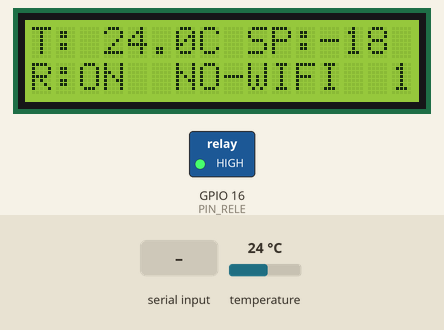
Recording of a sketch running on a simulated ESP32. Shown: 16×2 character LCD, switched loads named in the sketch (green lamp = pin HIGH). Inputs (shaded band) come from the test bench; at power-on: temperature 24 °C. WiFi joins after 1.5 s; servers stay silent unless stated; the local clock reads 2024-03-15 10:24:30 at power-on unless the sketch sets it; no MQTT or app messages arrive unless stated; what the sketch prints to the serial monitor is not drawn.

Above: at 1.2 s.
1.3 s: "1\n" received over Serial
At 2.9 s:
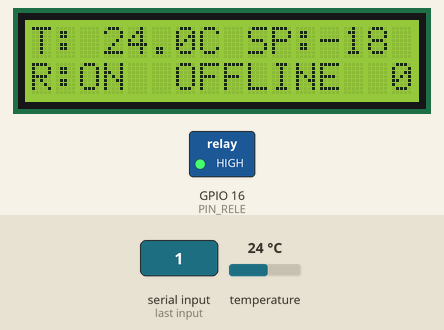
4.6 s: temperature set to 12 °C
At 13.3 s:
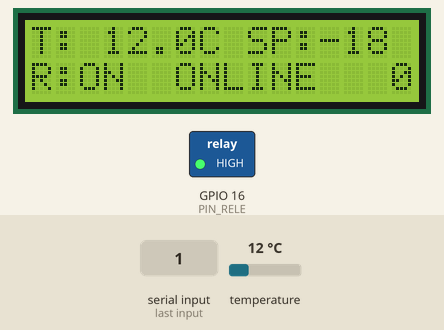
13.6 s: temperature set to 19 °C
At 23.6 s:
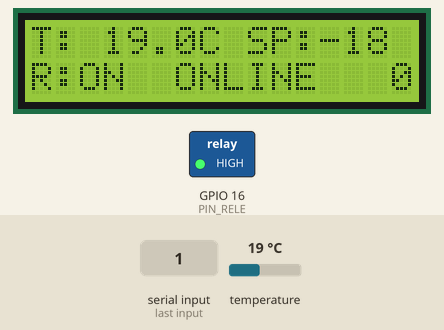
25.1 s: temperature set to 28 °C
At 32.7 s:
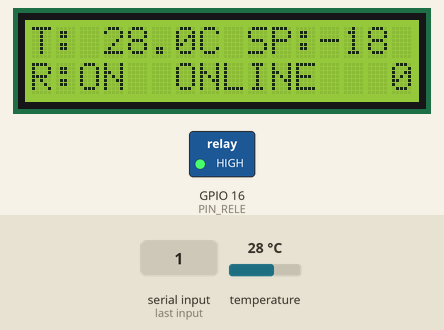
Timing chart, 0 to 34.2 s (numbered marks = the images above; inputs shaded):
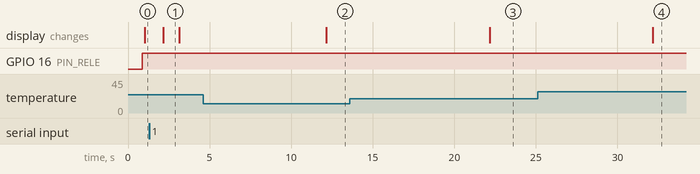

Measured:
- after the input at 1.3 s, the display: changes after 0.85 s (image 1)
- after the input at 4.6 s, the display: changes after 7.6 s (image 2)
- after the input at 13.6 s, the display: changes after 8.6 s (image 3)
- after the input at 25.1 s, the display: changes after 7.1 s (image 4)
- what the display in image 1 shows lasts 0.9 s, from 2.2 s to 3.1 s

The sketch:

sketch.ino
```cpp
/*
  Sistema IoT de monitoreo y control termico para cadena de frio
  ---------------------------------------------------------------
  Un unico ESP32 (Wokwi) que cumple los dos roles del diseno original:
    - Nodo sensor:   lee el DS18B20 y publica por MQTT
    - Nodo actuador: controla el rele y muestra el estado en el LCD
  El "broker" ya no es un ESP32: lo cumple AWS IoT Core.

  Flujo:
    DS18B20 -> ESP32 --MQTT/TLS (8883)--> AWS IoT Core --Regla--> DynamoDB
                     <--MQTT/TLS-- comandos (topic .../cmd)

  Topics (THING_NAME = congelador-01):
    congelador/<thing>/telemetria   (publica)   lecturas
    congelador/<thing>/estado       (publica)   online/offline + configuracion
    congelador/<thing>/cmd          (suscrito)  comandos JSON

  Comandos (tambien se pueden escribir por el Monitor Serial):
    {"setpoint": -20}
    {"modo": "auto"}   |  {"modo": "forzar_on"}  |  {"modo": "forzar_off"}
    {"intervalo": 15}   (segundos entre lecturas, 2 a 300)
*/

#include <WiFi.h>
#include <WiFiClientSecure.h>
#include <PubSubClient.h>
#include <ArduinoJson.h>
#include <OneWire.h>
#include <DallasTemperature.h>
#include <Wire.h>
#include <LiquidCrystal_I2C.h>
#include <time.h>
#include "secrets.h"

// ---------------- Pines ----------------
const uint8_t PIN_SENSOR = 4;
const uint8_t PIN_RELE   = 16;
const uint8_t PIN_SDA    = 21;
const uint8_t PIN_SCL    = 22;
const bool RELE_ACTIVO_ALTO = true;   // si tu modulo real es activo en bajo, cambiar a false

// ---------------- Parametros de control ----------------
float    setpoint    = -18.0;         // temperatura objetivo (C)
const float HISTERESIS = 1.0;         // evita encender/apagar el compresor todo el rato
uint32_t intervaloMs = 10000;         // intervalo base entre lecturas

enum Modo { AUTO, FORZAR_ON, FORZAR_OFF };
Modo modo = AUTO;

// ---------------- Objetos ----------------
OneWire oneWire(PIN_SENSOR);
DallasTemperature sensores(&oneWire);
LiquidCrystal_I2C lcd(0x27, 16, 2);
WiFiClientSecure red;
PubSubClient mqtt(red);

char topicTelemetria[64], topicEstado[64], topicCmd[64];

// ---------------- Estado ----------------
bool     releOn = false;
float    ultimaTemp = NAN;
bool     ultimoSensorOk = false;
uint32_t seq = 0;                     // numero de secuencia: si falta alguno, se perdieron datos
uint32_t perdidas = 0;                // lecturas descartadas por buffer lleno
uint32_t ultimaLectura = 0, intervaloActual = 0, ultimaPantalla = 0;
uint32_t ultimoIntentoMqtt = 0, esperaMqtt = 0;
bool     ntpIniciado = false;
const char* estadoRed = "NO-WIFI";
const time_t EPOCH_VALIDO = 1700000000;   // si la hora es menor, el NTP aun no sincroniza

// ---------------- Buffer circular (almacenamiento temporal sin conexion) ----------------
struct Lectura {
  uint32_t up;        // segundos desde el arranque en que se tomo la lectura
  float    temp;
  float    sp;
  bool     rele;
  bool     sensorOk;
  uint32_t seq;
};
const uint8_t BUF_MAX = 60;
Lectura  buf[BUF_MAX];
uint8_t  bufInicio = 0, bufCantidad = 0;

void bufAgregar(const Lectura& l) {
  if (bufCantidad == BUF_MAX) {       // lleno: se descarta la mas antigua
    bufInicio = (bufInicio + 1) % BUF_MAX;
    bufCantidad--;
    perdidas++;
  }
  buf[(bufInicio + bufCantidad) % BUF_MAX] = l;
  bufCantidad++;
}

// ============================================================
//  MQTT
// ============================================================
void publicarEstado(const char* estado) {
  JsonDocument doc;
  doc["estado"] = estado;
  doc["setpoint"] = setpoint;
  doc["modo"] = (modo == AUTO) ? "auto" : (modo == FORZAR_ON ? "forzar_on" : "forzar_off");
  doc["intervalo"] = intervaloMs / 1000;
  doc["perdidas"] = perdidas;
  char out[200];
  serializeJson(doc, out, sizeof(out));
  mqtt.publish(topicEstado, out);
}

bool publicarLectura(const Lectura& l) {
  time_t ahora = time(nullptr);
  if (ahora < EPOCH_VALIDO) return false;
  // La hora real se calcula al enviar: asi una lectura guardada offline
  // llega a DynamoDB con la hora en que realmente se midio.
  uint32_t ts = (uint32_t)ahora - (millis() / 1000 - l.up);

  JsonDocument doc;
  doc["deviceId"] = THING_NAME;
  doc["ts"] = ts;
  doc["seq"] = l.seq;
  doc["sensorOk"] = l.sensorOk;
  if (l.sensorOk) doc["temp"] = roundf(l.temp * 100) / 100;
  doc["setpoint"] = l.sp;
  doc["rele"] = l.rele;
  doc["rssi"] = WiFi.RSSI();

  char out[256];
  size_t n = serializeJson(doc, out, sizeof(out));
  if (n == 0) return false;
  return mqtt.publish(topicTelemetria, out);
}

void vaciarBuffer() {
  if (!mqtt.connected()) return;
  uint8_t enviados = 0;
  while (bufCantidad > 0 && enviados < 5) {      // de a poco para no bloquear el control
    if (!publicarLectura(buf[bufInicio])) break;
    bufInicio = (bufInicio + 1) % BUF_MAX;
    bufCantidad--;
    enviados++;
  }
}

void procesarComando(JsonDocument& doc) {
  if (doc["setpoint"].is<float>()) {
    float v = doc["setpoint"];
    if (v >= -40 && v <= 10) { setpoint = v; Serial.printf("CMD: setpoint = %.1f\n", v); }
    else Serial.println("CMD rechazado: setpoint fuera de rango (-40 a 10)");
  }
  if (doc["modo"].is<const char*>()) {
    const char* m = doc["modo"];
    if (strcmp(m, "auto") == 0)           modo = AUTO;
    else if (strcmp(m, "forzar_on") == 0) modo = FORZAR_ON;
    else if (strcmp(m, "forzar_off") == 0) modo = FORZAR_OFF;
    else Serial.println("CMD rechazado: modo desconocido");
    Serial.printf("CMD: modo = %s\n", m);
  }
  if (doc["intervalo"].is<int>()) {
    int s = doc["intervalo"];
    if (s >= 2 && s <= 300) { intervaloMs = s * 1000UL; Serial.printf("CMD: intervalo = %d s\n", s); }
    else Serial.println("CMD rechazado: intervalo fuera de rango (2 a 300)");
  }
  intervaloActual = 0;                 // mide ya, para que el cambio se vea de inmediato
  if (mqtt.connected()) publicarEstado("online");   // confirmacion (ack) del comando
}

void onMensaje(char* topic, byte* payload, unsigned int len) {
  JsonDocument doc;
  DeserializationError e = deserializeJson(doc, payload, len);
  if (e) { Serial.printf("MQTT: JSON invalido (%s)\n", e.c_str()); return; }
  Serial.printf("MQTT <- %s\n", topic);
  procesarComando(doc);
}

bool conectarMqtt() {
  Serial.print("MQTT: conectando a AWS IoT... ");
  // Last Will: si el ESP32 se cae sin avisar, AWS publica "offline" por nosotros
  if (mqtt.connect(THING_NAME, NULL, NULL, topicEstado, 1, false, "{\"estado\":\"offline\"}")) {
    Serial.println("OK");
    mqtt.subscribe(topicCmd, 1);
    publicarEstado("online");
    esperaMqtt = 0;
    return true;
  }
  Serial.printf("fallo (rc=%d)\n", mqtt.state());
  esperaMqtt = (esperaMqtt == 0) ? 2000 : min<uint32_t>(esperaMqtt * 2, 60000);  // backoff exponencial
  return false;
}

// Reconexion automatica, sin bloquear el control del rele
void gestionarRed() {
  if (WiFi.status() != WL_CONNECTED) { estadoRed = "NO-WIFI"; return; }  // el driver reintenta solo
  if (!ntpIniciado) {
    configTime(0, 0, "pool.ntp.org", "time.google.com");   // TLS necesita hora valida
    ntpIniciado = true;
  }
  if (time(nullptr) < EPOCH_VALIDO) { estadoRed = "SIN-HORA"; return; }
  if (mqtt.connected()) { estadoRed = "ONLINE"; return; }
  estadoRed = "OFFLINE";
  if (millis() - ultimoIntentoMqtt >= esperaMqtt) {
    ultimoIntentoMqtt = millis();
    conectarMqtt();
  }
}

// ============================================================
//  Control y sensor
// ============================================================
void controlarRele(float t, bool sensorOk) {
  bool destino = releOn;
  if (!sensorOk)                destino = true;    // falla de sensor: modo seguro, sigue enfriando
  else if (modo == FORZAR_ON)   destino = true;
  else if (modo == FORZAR_OFF)  destino = false;
  else {                                           // AUTO con histeresis
    if (t >= setpoint + HISTERESIS)      destino = true;
    else if (t <= setpoint - HISTERESIS) destino = false;
  }
  releOn = destino;
  bool nivel = RELE_ACTIVO_ALTO ? releOn : !releOn;
  digitalWrite(PIN_RELE, nivel ? HIGH : LOW);
}

uint32_t calcularIntervalo(bool ok, float t) {
  // Muy por debajo del setpoint y estable: se mide menos para ahorrar energia.
  if (ok && t <= setpoint - HISTERESIS - 2) return intervaloMs * 3;
  return intervaloMs;
}

void medir() {
  sensores.requestTemperatures();
  float t = sensores.getTempCByIndex(0);
  bool ok = (t != DEVICE_DISCONNECTED_C) && t > -55 && t < 125;

  controlarRele(t, ok);
  ultimaTemp = ok ? t : NAN;
  ultimoSensorOk = ok;

  Lectura l = { millis() / 1000, ok ? t : NAN, setpoint, releOn, ok, ++seq };
  Serial.printf("[#%lu] T=%.2f C | SP=%.1f | RELE=%s | RED=%s | BUF=%u\n",
                (unsigned long)l.seq, ok ? t : NAN, setpoint, releOn ? "ON" : "OFF",
                estadoRed, bufCantidad);

  // Si hay datos pendientes se encola igual, para mantener el orden
  if (mqtt.connected() && bufCantidad == 0) {
    if (!publicarLectura(l)) bufAgregar(l);
  } else {
    bufAgregar(l);
  }
  intervaloActual = calcularIntervalo(ok, t);
}

void actualizarPantalla() {
  char l1[17], l2[17];
  if (ultimoSensorOk) snprintf(l1, sizeof(l1), "T:%5.1fC SP:%3.0f ", ultimaTemp, setpoint);
  else                snprintf(l1, sizeof(l1), "SENSOR FALLA!   ");
  snprintf(l2, sizeof(l2), "R:%-3s %-7s %2u", releOn ? "ON" : "OFF", estadoRed, bufCantidad);
  lcd.setCursor(0, 0); lcd.print(l1);
  lcd.setCursor(0, 1); lcd.print(l2);
}

// Comandos por Serial: el mismo JSON que por MQTT
void leerSerial() {
  static String linea;
  while (Serial.available()) {
    char c = Serial.read();
    if (c == '\n' || c == '\r') {
      if (linea.length()) {
        JsonDocument doc;
        if (!deserializeJson(doc, linea)) procesarComando(doc);
        else Serial.println("Serial: JSON invalido");
        linea = "";
      }
    } else if (linea.length() < 120) {
      linea += c;
    }
  }
}

// ============================================================
void setup() {
  Serial.begin(115200);
  setCpuFrequencyMhz(80);              // ahorro de energia: 80 MHz alcanza para WiFi + control

  pinMode(PIN_RELE, OUTPUT);
  Wire.begin(PIN_SDA, PIN_SCL);
  lcd.init();
  lcd.backlight();
  lcd.setCursor(0, 0); lcd.print("Iniciando...    ");
  sensores.begin();

  snprintf(topicTelemetria, sizeof(topicTelemetria), "congelador/%s/telemetria", THING_NAME);
  snprintf(topicEstado,     sizeof(topicEstado),     "congelador/%s/estado",     THING_NAME);
  snprintf(topicCmd,        sizeof(topicCmd),        "congelador/%s/cmd",        THING_NAME);

  WiFi.mode(WIFI_STA);
  WiFi.setSleep(true);                 // modem sleep: la radio duerme entre balizas
  WiFi.setAutoReconnect(true);
  WiFi.begin(WIFI_SSID, WIFI_PASS, WIFI_CANAL);

  // TLS con autenticacion mutua (el servidor y el dispositivo se validan entre si)
  red.setCACert(AWS_CERT_CA);
  red.setCertificate(AWS_CERT_CRT);
  red.setPrivateKey(AWS_CERT_PRIVATE);
  mqtt.setServer(AWS_IOT_ENDPOINT, 8883);
  mqtt.setCallback(onMensaje);
  mqtt.setBufferSize(512);
  mqtt.setKeepAlive(30);
  mqtt.setSocketTimeout(5);

  Serial.println("Sistema listo. Esperando WiFi...");
}

void loop() {
  gestionarRed();
  if (mqtt.connected()) mqtt.loop();
  leerSerial();

  uint32_t ahora = millis();
  if (ahora - ultimaLectura >= intervaloActual) {
    ultimaLectura = ahora;
    medir();
  }
  vaciarBuffer();

  if (ahora - ultimaPantalla >= 1000) {
    ultimaPantalla = ahora;
    actualizarPantalla();
  }
}
```

secrets.example.h
```cpp
#pragma once
// ============================================================
// secrets.example.h  -  PLANTILLA (sin credenciales reales)
// Copiar como secrets.h y rellenar. El secrets.h real NUNCA se sube a GitHub.
// En el repositorio subir una copia con los valores de ejemplo
// (secrets.example.h) y sin la clave privada real.
// ============================================================

// WiFi simulado de Wokwi (no lleva contrasena). El canal 6 acelera la conexion.
#define WIFI_SSID  "Wokwi-GUEST"
#define WIFI_PASS  ""
#define WIFI_CANAL 6

// Nombre del Thing creado en AWS IoT Core (tambien se usa como Client ID y deviceId)
#define THING_NAME "congelador-01"

// AWS IoT Core > Configuracion > Punto de enlace de datos del dispositivo
#define AWS_IOT_ENDPOINT "REEMPLAZAR-ats.iot.us-east-1.amazonaws.com"

// 1) Certificado raiz: Amazon Root CA 1 (https://www.amazontrust.com/repository/AmazonRootCA1.pem)
static const char AWS_CERT_CA[] PROGMEM = R"EOF(
-----BEGIN CERTIFICATE-----
PEGAR_AQUI_EL_CONTENIDO_DE_AmazonRootCA1.pem
-----END CERTIFICATE-----
)EOF";

// 2) Certificado del dispositivo (xxxx-certificate.pem.crt)
static const char AWS_CERT_CRT[] PROGMEM = R"EOF(
-----BEGIN CERTIFICATE-----
PEGAR_AQUI_EL_CERTIFICADO_DEL_DISPOSITIVO
-----END CERTIFICATE-----
)EOF";

// 3) Clave privada (xxxx-private.pem.key)
static const char AWS_CERT_PRIVATE[] PROGMEM = R"EOF(
-----BEGIN RSA PRIVATE KEY-----
PEGAR_AQUI_LA_CLAVE_PRIVADA
-----END RSA PRIVATE KEY-----
)EOF";
```
